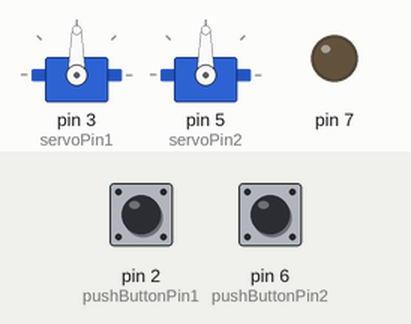
Bench run of a sketch on a simulated Arduino Uno, built with avr-gcc and run on an emulated ATmega328P. On the bench: 2 × servo, output pins drawn as LEDs (lit = HIGH). The test bench sets the inputs (shaded band); at power-on: pin 6 (pushButtonPin2) LOW, pin 2 (pushButtonPin1) LOW. What the sketch prints to the serial monitor is not drawn.

Above: at 1.2 s.
1.3 s: pin 6 (pushButtonPin2) pulled HIGH for 1 s
At 2.6 s:
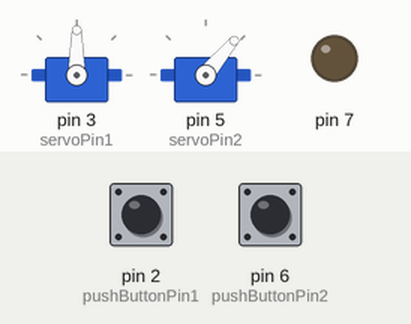
3.8 s: pin 2 (pushButtonPin1) pulled HIGH for 3.2 s
At 5.5 s:
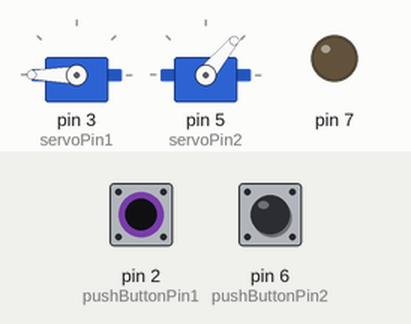
8.6 s: pin 2 (pushButtonPin1) pulled HIGH for 0.15 s
At 10.2 s:
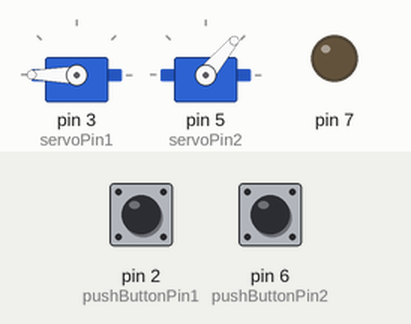
10.6 s: pin 6 (pushButtonPin2) pulled HIGH for 0.15 s
At 11.5 s:
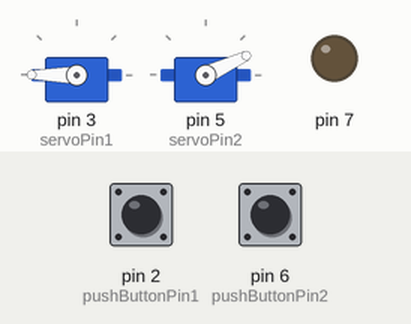
12.2 s: pin 6 (pushButtonPin2) pulled HIGH for 0.15 s
At 12.6 s:
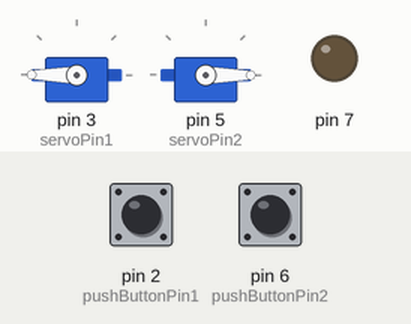
13.8 s: pin 6 (pushButtonPin2) pulled HIGH for 3.2 s
At 13.9 s:
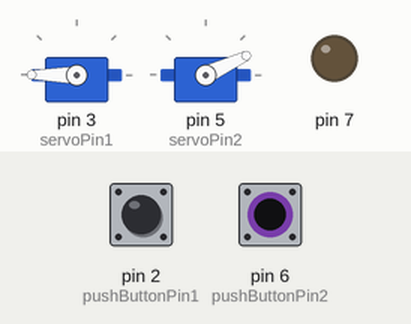
Timing chart, 0 to 18.3 s (numbered marks = the images above; inputs shaded):
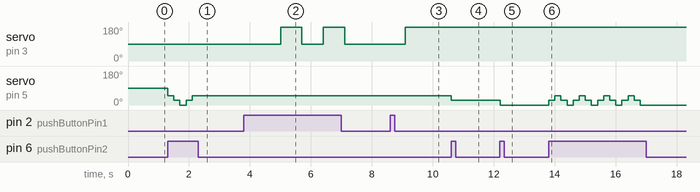

Measured:
- after the input at 1.3 s, servo on pin 5 (servoPin2): 90° → 50° at once, → 25° 0.20 s later, → 0° 0.20 s later, → 25° 0.20 s later, … (5 changes in this stretch)
- after the input at 3.8 s, servo on pin 3 (servoPin1): alternates 180° for 0.70 s and 90° for 0.70 s, 4 changes in all, then stays 90°, starting after 1.2 s
- after the input at 8.6 s, servo on pin 3 (servoPin1): 90° → 180° after 0.50 s
- after the input at 10.6 s, servo on pin 5 (servoPin2): 50° → 25° at once
- after the input at 12.2 s, servo on pin 5 (servoPin2): 25° → 0° at once
- after the input at 13.8 s, servo on pin 5 (servoPin2): 0° → 25° at once, then repeats every 0.80 s: 50° 0.20 s, 25° 0.20 s, 0° 0.20 s, 25° 0.20 s, until it stays 0° from 16.8 s

The sketch:

CockRobin_JennyWren.ino
```cpp
#include <Servo.h>

Servo myservo1;  // create servo objects to control the servos
Servo myservo2;
int servoPin1 = 3;
int servoPin2 = 5;
int pushButtonPin1 =2;// the pin where push button is connected
int pushButtonPin2 = 6;
int angle =180;    // initial angle  for servos
int angleStep = 90;
int angle2 =25;
int angleStep2 =25;
int buttonState = 0;  // variables for reading the pushbutton status
int buttonState2 = 0;

void setup() {
  myservo1.attach(servoPin1);  // attaches the servo on pin 9 to the servo object
  myservo2.attach(servoPin2);
  pinMode(pushButtonPin1,INPUT);
  pinMode(pushButtonPin2,INPUT);
  pinMode(7, OUTPUT);
  Serial.begin(9600);
  Serial.print("Hello");

}
void loop() {

  buttonState = digitalRead(pushButtonPin1);
  buttonState2 = digitalRead(pushButtonPin2);
  Serial.println(buttonState);
  if(buttonState == HIGH){
  // change the angle for next time through the loop:
    angle = angle - angleStep;

    // reverse the direction of the moving at the ends of the angle:
    if (angle <= 90 || angle >= 180) {
      delay(500);
      angleStep = -angleStep;
    }
  myservo1.write(angle); // move the servo to desired angle

  delay(200); // waits for the servo to get there
  }
  if(buttonState2 == HIGH){
  // change the angle for next time through the loop:
    angle2 = angle2 + angleStep2;

    // reverse the direction of the moving at the ends of the angle:
    if (angle2 <= 20 || angle2 >= 50) {
      angleStep2 = -angleStep2;
    }
  myservo2.write(angle2); // move the servo to desired angle

  delay(200); // waits for the servo to get there
  }
}
```
